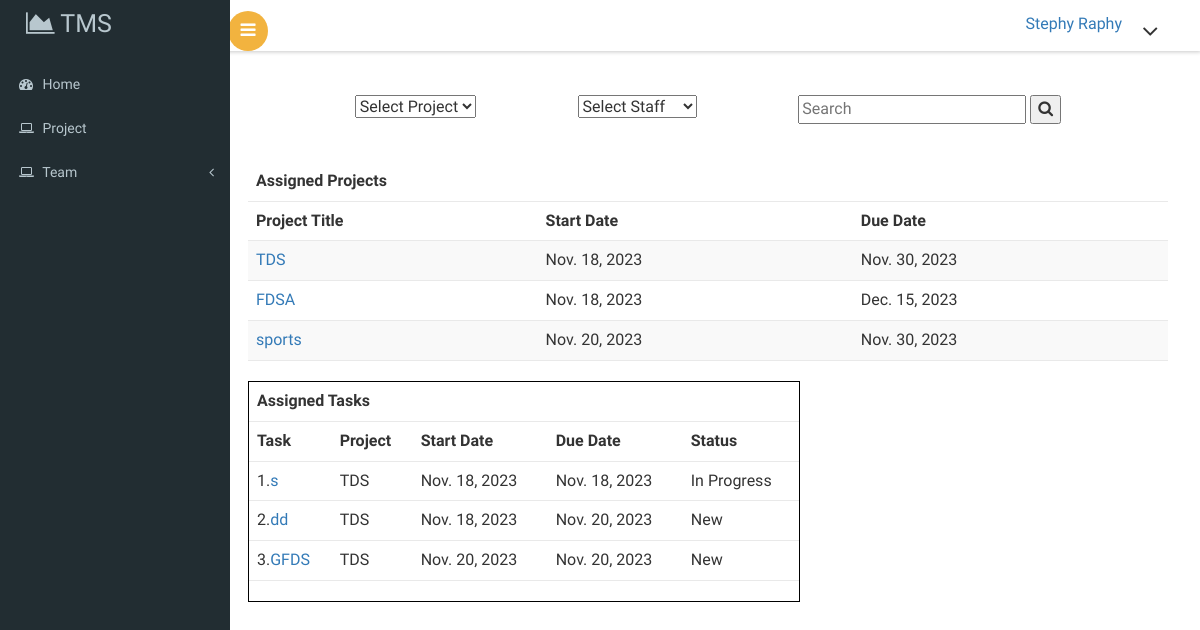
Screenshot of /view_staff_project_index (signed in) with the database file from the repository.
### Authentication/models.py (models this page shows, shortened)
class Register(AbstractUser):
    name = models.CharField(max_length=50,null=True)
    contact = models.IntegerField(null=True)
    usertype = models.IntegerField(null=True)
    status = models.IntegerField(default=0)
    designation = models.ForeignKey(Role,on_delete=models.CASCADE,null=True)

### Project/models.py (models this page shows)
class Projects(models.Model):
    title = models.CharField(max_length=50, null=True)
    description = models.TextField(null=True)
    start_date = models.DateField(null=True)
    due_date = models.DateField(null=True)
    current_date = models.DateField(default=timezone.now)
    created_by = models.ForeignKey(Register, on_delete=models.CASCADE, null=True)
    file = models.ManyToManyField(UploadFile, blank=True)
    team = models.ForeignKey(Team, on_delete=models.CASCADE, null=True)
    def __str__(self) -> str:
        return self.title

### Tasks/models.py (models this page shows)
class Task(models.Model):
    title = models.CharField(max_length=50,null=True)
    description = models.TextField(null=True)
    start_date = models.DateField(null=True)
    due_date = models.DateField(null=True)
    current_date = models.DateField(default=timezone.now)
    priority = models.CharField(max_length=100)
    project = models.ForeignKey(Projects,on_delete=models.CASCADE,null=True)
    category = models.CharField(max_length=100,null=True)
    file = models.ManyToManyField(UploadFile,blank=True)
    status = models.CharField(max_length=100,null=True)
    staff = models.ForeignKey(Register,on_delete=models.CASCADE,null=True,related_name='+')
    team = models.ForeignKey(Team, on_delete=models.CASCADE, null=True)
    assigned_staff = models.ForeignKey(Register,on_delete=models.CASCADE,null=True,related_name='+')
    created_by = models.ForeignKey(Register,on_delete=models.CASCADE,null=True)
    parent_task = models.ForeignKey('self', on_delete=models.CASCADE, null=True, blank=True, related_name='child_tasks')

### Project/views.py (the view)
# urls.py: path('view_staff_project_index',views.view_staff_project_index, name='view_staff_project_index' ),
def view_staff_project_index(request):
    a = request.user.id
    all_projects = Projects.objects.filter(team__team_members=a)
    c = Task.objects.filter(staff=a)
    print(c)
    selected_project_title = request.GET.get('filter', '')
    selected_staff_member_name = request.GET.get('staff_filter', '')
    search = request.GET.get('search', '')
    if search:
        all_projects = all_projects.filter(Q(title__icontains=search))
    if selected_project_title:
        all_projects = all_projects.filter(title=selected_project_title)
        c = c.filter(project__title=selected_project_title)
    staff_members = Register.objects.exclude(usertype=1)
    distinct_project_titles = Projects.objects.values_list('title', flat=True).distinct()
    distinct_staff_member = Register.objects.exclude(usertype=1).values_list('name', flat=True).distinct()
    if selected_staff_member_name:
        all_projects = all_projects.filter(Q(team__team_members__name__icontains=selected_staff_member_name))
        c = c.filter(Q(team__team_members__name=selected_staff_member_name))
    if selected_staff_member_name:
        all_projects = all_projects.filter(Q(team__team_members__name__icontains=selected_staff_member_name))
    context = {
        'c':c,
        'all_projects': all_projects,
        'selected_project_title': selected_project_title,
        'distinct_project_titles': distinct_project_titles,
        'staff_member': staff_members,
        'distinct_staff_member': distinct_staff_member,
        'selected_staff_member': selected_staff_member_name,
    }
    return render(request, 'view_staff_project_index.html',context)

### Project/templates/view_staff_project_index.html (shortened to what this page needs)
{% extends 'layout.html' %}
{% block content %}
{% load static %}
<div id="page-wrapper">
    <div class="main-page">
        <div>
            <div class="panel-body search" style="display: flex; justify-content: space-between;">
                <form action="" method="GET" style="margin-right: 10px;" id="filter-form1">
                    <select name="filter" id="project-filter">
                        <option value="" selected>Select Project</option>
                    </select>
                </form>
                <form action="" method="GET" style="margin-right: 10px;" id="filter-form2">
                    <select name="staff_filter" id="staff-filter">
                        <option value="" selected>Select Staff</option>
                    </select>
                </form>
                <form action="" method="GET">
                    <input type="text" name="search" placeholder="Search">
                    <button type="submit">
                        <i class="fa fa-search"></i>
                    </button>
                </form>
            </div>
            <br>
        </div>
        <div class="table-responsive">
            <table class="table table-striped">
                <thead>
                    <tr>
                        <th colspan="3">Assigned Projects</th>
                    </tr>
                    <tr>
                        <th>Project Title</th>
                        <th>Start Date</th>
                        <th>Due Date</th>
                    </tr>
                </thead>
                <tbody>
                    {% for i in all_projects %}
                    <tr>
                        <td><a href="/view_project_index/{{ i.id }}">{{ i.title }}</a></td>
                        <td>{{ i.start_date }}</td>
                        <td>{{ i.due_date }}</td>
                    </tr>
                    {% endfor %}
                </tbody>
            </table>
        </div>
    </div>
    <div style="display: flex; flex-wrap: wrap; justify-content: space-between;">
        <div class="table-responsive" style="width: 60%; margin-right: 1%; border: 1px solid black;">
            <table class="table">
                <thead>
                    <tr>
                        <th colspan="5">Assigned Tasks</th>
                    </tr>
                    <tr>
                        <th>Task</th>
                        <th>Project</th>
                        <th>Start Date</th>
                        <th>Due Date</th>
                        <th>Status</th>
                    </tr>
                </thead>
                <tbody>
                    {% for i in c %}
                    <tr>
                        <td>{{i.id}}.<a href="/view_task/{{i.id}}">{{ i.title }}</a></td>
                        <td>{{ i.project }}</td>
                        <td>{{ i.start_date }}</td>
                        <td>{{ i.due_date }}</td>
                        {% if i.status == Null %}
                        <th>Not Updated</th>
                        {% else %}
                        <td>{{ i.status }}</td>
                        {% endif %}
                    </tr>
                    {% endfor %}
                </tbody>
            </table>
        </div>
    </div>
</div><br>
{% endblock %}

### Authentication/templates/layout.html (shortened to what this page needs)
{% load static %}
<!DOCTYPE HTML>
<html>
<head>
<link href="{% static 'assets/css/bootstrap.css'%}" rel='stylesheet' type='text/css' />
<link href="{% static 'assets/css/style.css'%}" rel='stylesheet' type='text/css' />
<link href="{% static 'assets/css/font-awesome.css'%}" rel="stylesheet">
<link href="{% static 'assets/css/SidebarNav.min.css'%}" media='all' rel='stylesheet' type='text/css'/>
<link href="{% static 'assets/css/custom.css'%}" rel="stylesheet">
<link href="https://cdn.jsdelivr.net/npm/select2@4.1.0-rc.0/dist/css/select2.min.css" rel="stylesheet" />
					<link href="{% static 'assets/css/owl.carousel.css'%}" rel="stylesheet">
</head>
<body class="cbp-spmenu-push">
	<div class="main-content">
	<div class="cbp-spmenu cbp-spmenu-vertical cbp-spmenu-left" id="cbp-spmenu-s1">
		<aside class="sidebar-left">
      <nav class="navbar navbar-inverse">
          <div class="navbar-header">
            <h1><a class="navbar-brand" href="index.html"><span class="fa fa-area-chart"></span> TMS</a></h1>
          </div>
         {% if request.session.ut == 1 %}
          <div class="collapse navbar-collapse" id="bs-example-navbar-collapse-1">
            <ul class="sidebar-menu">
              <li class="treeview">
                <a href="/">
                <i class="fa fa-dashboard"></i> <span>Home</span>
                </a>
              </li>
			  <li class="treeview">
                <a href="#">
                <i class="fa fa-laptop"></i>
                <span>Designation</span>
                <i class="fa fa-angle-left pull-right"></i>
                </a>
                <ul class="treeview-menu">
                  <li><a href="/role"><i class="fa fa-angle-right"></i>Add Designation</a></li>
                  <li><a href="/view_role"><i class="fa fa-angle-right"></i> View Designation</a></li>
                </ul>
              </li>
			  <li class="treeview">
                <a href="#">
                <i class="fa fa-laptop"></i>
                <span>Staff</span>
                <i class="fa fa-angle-left pull-right"></i>
                </a>
                <ul class="treeview-menu">
                  <li><a href="/add_staff"><i class="fa fa-angle-right"></i> Add Staff</a></li>
                  <li><a href="/view_staff"><i class="fa fa-angle-right"></i> View Staff</a></li>
                </ul>
              </li>
			  <!-- <li class="treeview">
                <a href="#">
                <i class="fa fa-laptop"></i>
                <span>Category</span>
                <i class="fa fa-angle-left pull-right"></i>
                </a>
                <ul class="treeview-menu">
                  <li><a href="/add_category"><i class="fa fa-angle-right"></i>Add Category</a></li>
                  <li><a href="/view_category"><i class="fa fa-angle-right"></i> View Category</a></li>
                </ul>
              </li> -->
			  <li class="treeview">
                <a >
                <i class="fa fa-laptop"></i>
                <span>Team</span>
                <i class="fa fa-angle-left pull-right"></i>
                </a>
                <ul class="treeview-menu">
                  <li><a href="/project_teammembers_add"><i class="fa fa-angle-right"></i>Add Team</a></li>
                  <li><a href="/project_teammembers_view"><i class="fa fa-angle-right"></i> View Team</a></li>
                </ul>
              </li>
			  <li class="treeview">
                <a href="#">
                <i class="fa fa-laptop"></i>
                <span>Project</span>
                <i class="fa fa-angle-left pull-right"></i>
                </a>
                <ul class="treeview-menu">
                  <li><a href="/add_project"><i class="fa fa-angle-right"></i>Add Project</a></li>
                  <li><a href="/view_project"><i class="fa fa-angle-right"></i> View Project</a></li>
                </ul>
              </li>
			  <!-- <li class="treeview">
                <a href="#">
                <i class="fa fa-laptop"></i>
                <span>Task</span>
                <i class="fa fa-angle-left pull-right"></i>
                </a>
                <ul class="treeview-menu">
                  <li><a href="/add_task"><i class="fa fa-angle-right"></i>Add Task</a></li>
                  <li><a href="/view_task"><i class="fa fa-angle-right"></i> View Task</a></li>
                </ul>
              </li> -->
			  <!-- <li class="treeview">
                <a href="/view_task">
                <i class="fa fa-dashboard"></i> <span>Task</span>
                </a>
              </li> -->
			  <!-- <li class="treeview">
                <a href="/view_status">
                <i class="fa fa-dashboard"></i> <span>Status</span>
                </a>
              </li>
			  <li class="treeview">
                <a href="/view_report">
                <i class="fa fa-dashboard"></i> <span>Report</span>
                </a>
              </li>
			  <li class="treeview">
                <a href="/view_tasks">
                <i class="fa fa-dashboard"></i> <span>Chart</span>
                </a>
              </li>  -->
			  <!-- <li class="treeview">
                <a href="/view_project_changes">
                <i class="fa fa-dashboard"></i> <span>History</span>
                </a>
              </li> -->
		  </ul>
		  </div>
		  {% elif request.session.ut == 2 %}
		  <div class="collapse navbar-collapse" id="bs-example-navbar-collapse-1">
            <ul class="sidebar-menu">
              <li class="treeview">
                <a href="/">
                <i class="fa fa-dashboard"></i> <span>Home</span>
                </a>
              </li>
			  <li class="treeview">
                <a href="/view_staff_project_index">
                <i class="fa fa-laptop"></i>
                <span>Project</span>
                </a>
              </li>
			  <li class="treeview">
                <a href="#">
                <i class="fa fa-laptop"></i>
                <span>Team</span>
                <i class="fa fa-angle-left pull-right"></i>
                </a>
              </li>
		  </ul>
		  </div>
    {%endif%}
	</div>
		<div class="sticky-header header-section ">
			<div class="header-left">
				<button id="showLeftPush"><i class="fa fa-bars"></i></button>
				<div class="clearfix"> </div>
			</div>
			<div class="header-right">
				<div class="profile_details">
					<ul>
						<li class="dropdown profile_details_drop">
							<a href="#" class="dropdown-toggle" data-toggle="dropdown" aria-expanded="false">
								<div class="profile_img">
									{%if request.session.ut == NULL %}
									<li> <a href="/login"><i class="fa fa-sign-out"></i> Login</a> </li>
									{%elif request.session.ut == 1 %}
									<p>{{request.user.username}}</p>
									<i class="fa fa-angle-down lnr"></i>
									<i class="fa fa-angle-up lnr"></i>
									{%else%}
									<p>{{request.user.name}}</p>
									<i class="fa fa-angle-down lnr"></i>
									{%endif%}
								</div>
							</a>
						</li>
					</ul>
				</div>
				<div class="clearfix"> </div>
			</div>
			<div class="clearfix"> </div>
		</div>
{%block content%}
{%endblock%}
</div>
</html>

### Authentication/static/assets/css/custom.css (style rules this page uses)
#page-wrapper { padding:5em 2em 2.5em; background-color: #ffffff; }

### rows the page displays
Register: user.name "Stephy Raphy"
Projects: title "TDS", start_date "Nov. 18, 2023", due_date "Nov. 30, 2023"
Projects: title "FDSA", start_date "Nov. 18, 2023", due_date "Dec. 15, 2023"
Projects: title "sports", start_date "Nov. 20, 2023", due_date "Nov. 30, 2023"
Task: id "1", title "s", project "TDS", start_date "Nov. 18, 2023", due_date "Nov. 18, 2023", status "In Progress"
Task: id "2", title "dd", project "TDS", start_date "Nov. 18, 2023", due_date "Nov. 20, 2023", status "New"
Task: id "3", title "GFDS", project "TDS", start_date "Nov. 20, 2023", due_date "Nov. 20, 2023", status "New"
